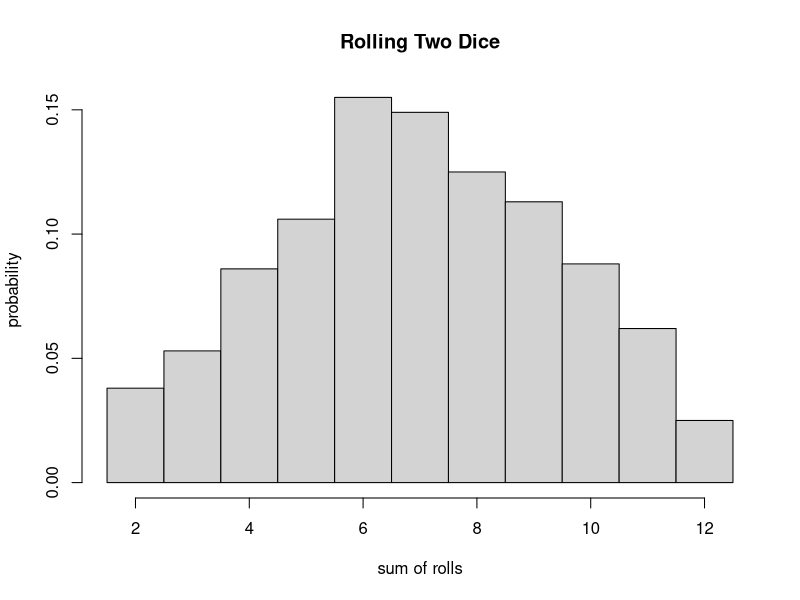
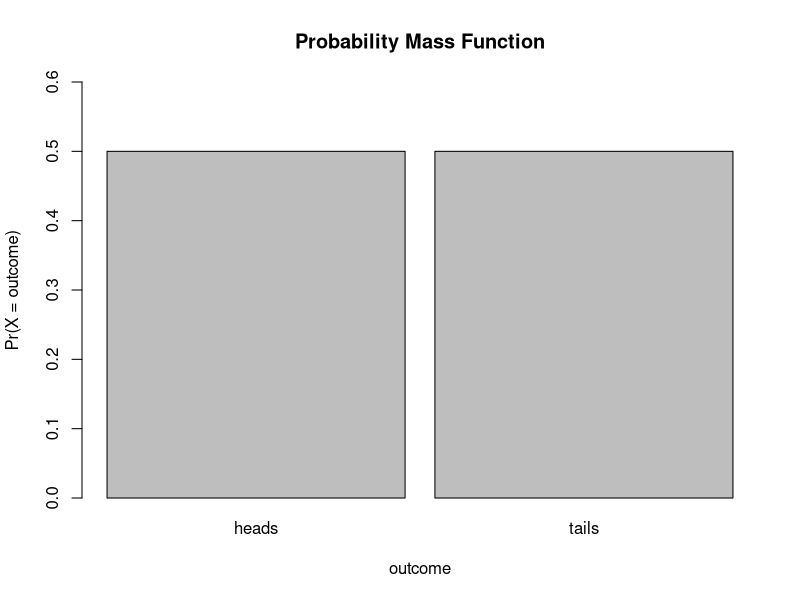
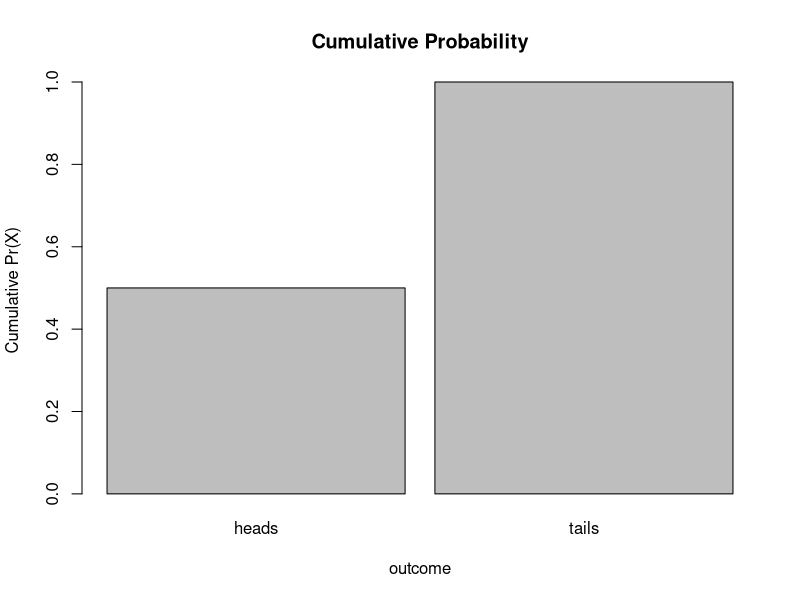
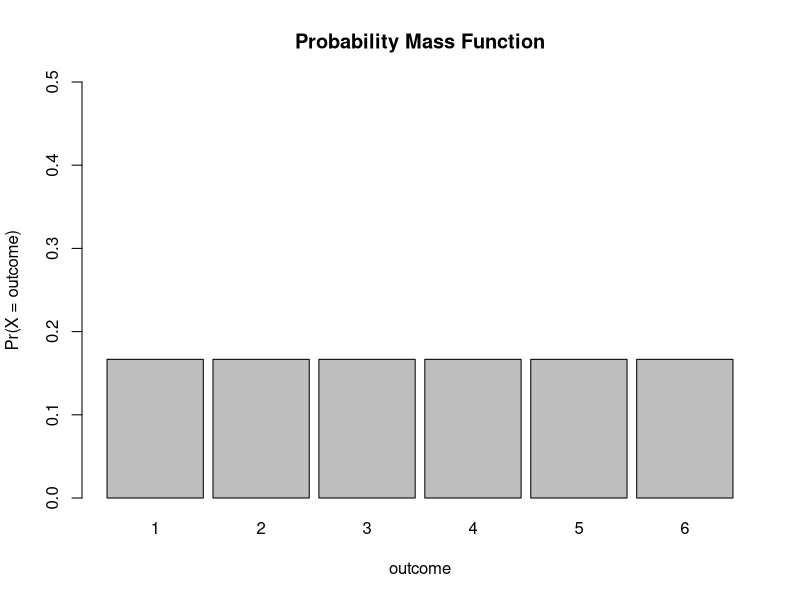
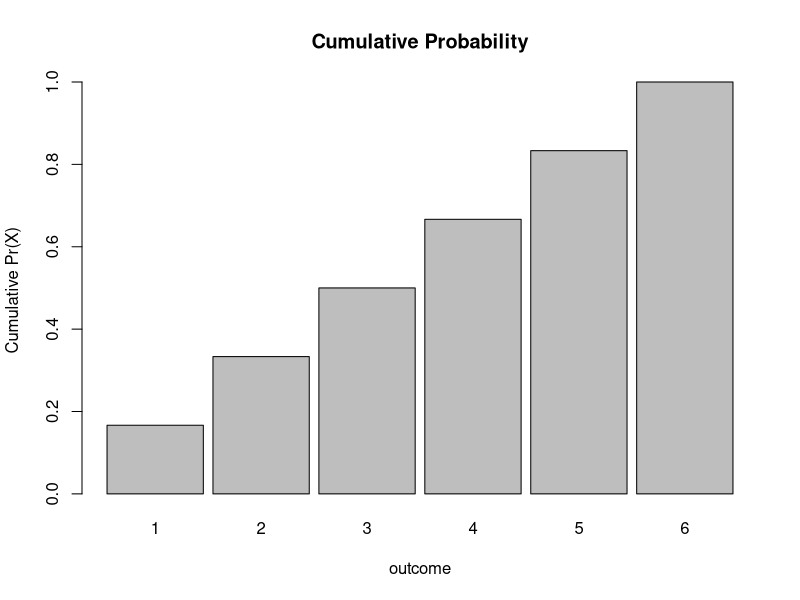
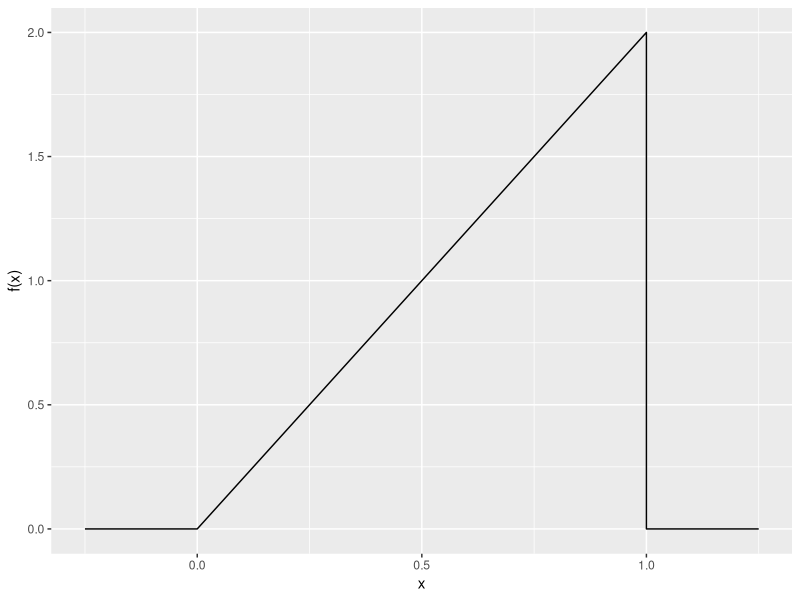
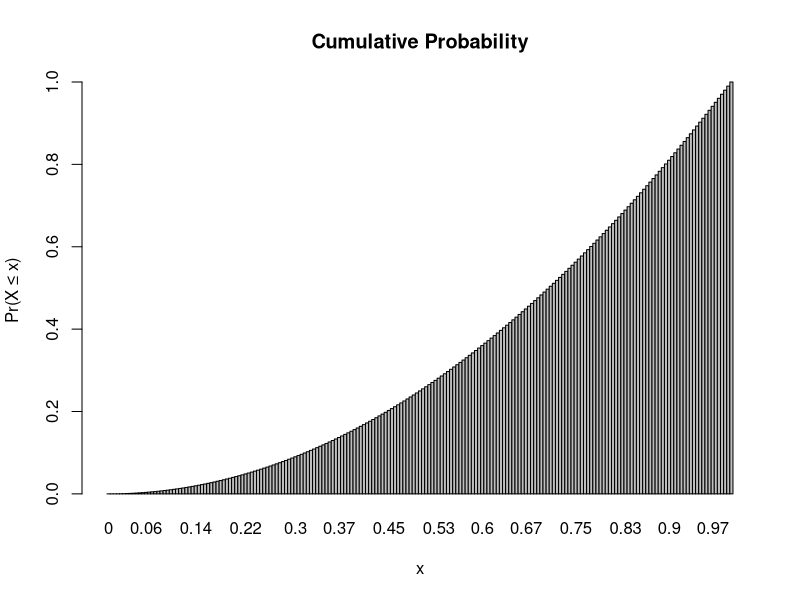
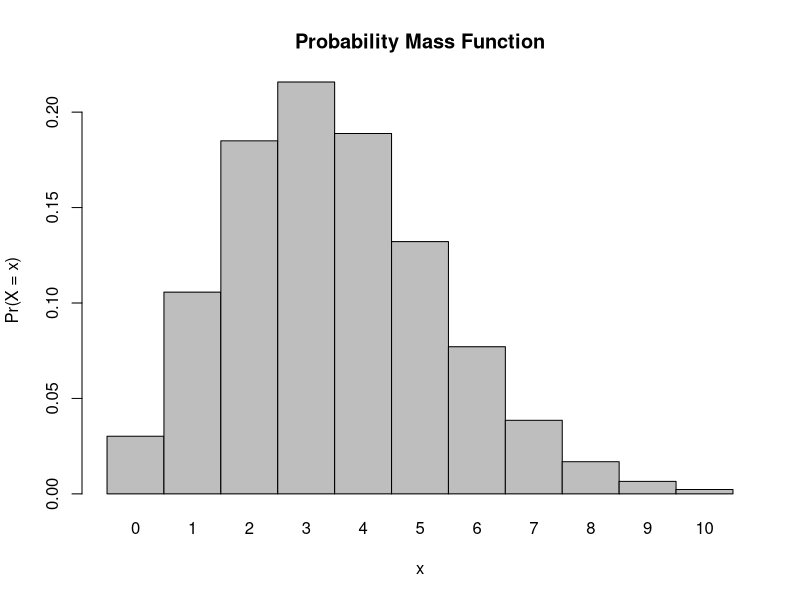

Write R code to recreate these figures, in order.
## ---- chunk 1
knitr::opts_chunk$set(echo = TRUE)
## ---- chunk 2
nrolls <- 1000
roll <- function(x) {sample(1:6, x, replace = TRUE)}
two_dice <- roll(nrolls)+roll(nrolls)
hist(two_dice,breaks=c(1.5:12.5), probability = TRUE, main="Rolling Two Dice", xlab = "sum of rolls", ylab = "probability")
## ---- chunk 3
outcomes <- c("heads","tails")
prob <- c(1/2,1/2)
barplot(prob,ylim=c(0,0.6),names.arg=outcomes,space=0.1, xlab="outcome",ylab="Pr(X = outcome)",main="Probability Mass Function")
## ---- chunk 4
cumprob <- cumsum(prob)
barplot(cumprob,names.arg=outcomes,space=0.1,xlab="outcome",ylab="Cumulative Pr(X)",main = "Cumulative Probability")
## ---- chunk 5
outcomes <- c(1,2,3,4,5,6)
prob <- c(1/6,1/6,1/6,1/6,1/6,1/6)
barplot(prob,ylim=c(0,0.5),names.arg=outcomes,space=0.1,xlab="outcome",ylab="Pr(X = outcome)",main="Probability Mass Function")
## ---- chunk 6
cumprob <- cumsum(prob)
barplot(cumprob,names.arg=outcomes,space=0.1,xlab="outcome",ylab="Cumulative Pr(X)",main = "Cumulative Probability")
## ---- chunk 7
library(ggplot2)
a <- 2
b <- 1
K <- 2
x <- seq(from= 0, to=1, by = 0.025)
fx <- K*x^(a-1)*(1-x)^(b-1)
lower_x <- seq(from=-0.25, to=0, by= 0.025) # add some values of x less than zero
upper_x <- seq(from=1, to=1.25, by= 0.025) # add some values of x greater than one
lower_fx <- rep(0,11) # add fx=0 values to x<0
upper_fx <- rep(0,11) # add fx=0 values to x>1
x <- c(lower_x,x,upper_x) # paste xs together
fx <- c(lower_fx,fx,upper_fx) # paste fxs together
d <- as.data.frame(cbind(x,fx))
p <- ggplot(data = d, aes(x=x, y=fx)) + xlab("x") + ylab("f(x)") + geom_line()
p
## ---- chunk 8
x <- seq(from=0, to=1, by=0.005)
prob <- 0.5 * x * K*x^(a-1)*(1-x)^(b-1)
barplot(prob,names.arg=x,space=0,main = "Cumulative Probability", xlab="x",ylab="Pr(X ≤ x)")
## ---- chunk 9
pbeta(0.75, 2, 1) # cumulative probability for x ≤ 0.75
## ---- chunk 10
m <-sum(seq(1:6) * 1/6)
m
## ---- chunk 11
var <- sum((seq(1:6)-mean(seq(1:6)))^2 * (1/6))
var
## ---- chunk 12
x <- 0:10
l = 3.5 # l is lamda 
probset<-dpois(x=x,lambda=l)
barplot(probset,names.arg=x,space=0,xlab="x",ylab="Pr(X = x)",main="Probability Mass Function")
## ---- chunk 13
x <- 0:20
l = 10
probset<-dpois(x=x,lambda=l)
barplot(probset,names.arg=x,space=0,xlab="x",ylab="Pr(X = x)",main="Probability Mass Function")
## ---- chunk 14
x <- 0:10
l <- 3.5
barplot(ppois(q=x,lambda=l),ylim=0:1,space=0, names.arg=x,xlab="x",ylab="Pr(X ≤ x)",main="Cumulative Probability")
